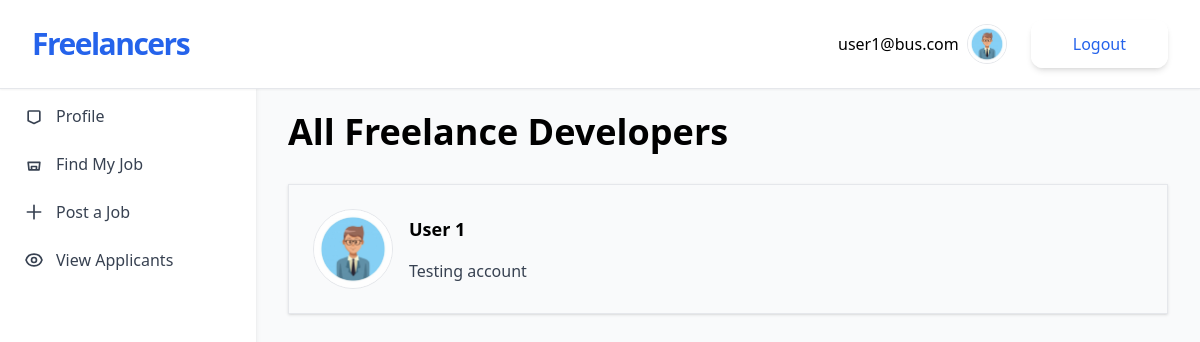
The app's page / (signed in) with its own data.
### accounts/models.py (models this page shows, shortened)
class CustomUser(AbstractUser):
    USER_TYPE_CHOICES = (
        ('freelancer', 'Freelancer'),
        ('business', 'Business'),
    )
    user_type = models.CharField(max_length=20, choices=USER_TYPE_CHOICES, null=True, blank=True)

### jobs/models.py (models this page shows, shortened)
class Business(models.Model):
    owner = models.OneToOneField(User, on_delete=models.CASCADE)
    profile_pic = models.ImageField(upload_to="'profiles/", blank=True)
    name = models.CharField(max_length=100)
    bio = models.TextField(blank=True)

class Freelancer(models.Model):
    owner = models.OneToOneField(User, on_delete=models.CASCADE)
    profile_pic = models.ImageField(upload_to="'profiles/", blank=True)
    name = models.CharField(max_length=100)
    tagline = models.CharField(max_length=255)
    bio = models.TextField(blank=True)
    website = models.URLField(blank=True)

### jobs/views.py (the view)
# urls.py: path('', FreelancerListView.as_view(), name='freelancer-list'),
class FreelancerListView(ListView):
    model = Freelancer

### jobs/templates/jobs/freelancer_list.html
{% extends 'jobs/_base.html' %}
{% block content %}
    <h1 class="text-4xl font-bold mb-8">All Freelance Developers</h1>
    <div class="shadow">
        {% for freelancer in object_list %}
        <a href="{% url 'freelancer-detail' freelancer.pk %}">
        <div class="p-6 border flex items-center">
            <div>
                {% if freelancer.profile_pic %}
                <img class="w-20 border rounded-full mr-4" src="{{ freelancer.profile_pic.url }}" alt="Profile pic">
                {% endif %}
            </div>
            <div>
                <p class="text-lg font-semibold">
                    {{freelancer.name}}
                </p>
                <p class="text-gray-700 pt-4">
                    {{freelancer.tagline}}
                </p>
            </div>
        </div>
        </a>
        {% endfor %}
    </div>
{% endblock content %}

### jobs/templates/jobs/_base.html (shortened to what this page needs)
<!DOCTYPE html>
<html lang="en">
<head>
    <script src="https://cdn.tailwindcss.com"></script>
</head>
<body class="bg-gray-50">
    <div class="flex flex-col p-5 md:items-center md:justify-between md:flex-row md:px-6 lg:px-8 border-b bg-white shadow-sm fixed top-0 left-0 right-0 z-10">
        <div class="flex flex-row items-center justify-between lg:justify-start">
            <a href="{% url 'freelancer-list' %}" class="text-3xl font-bold tracking-tighter text-blue-600 transition duration-500 ease-in-out transform tracking-relaxed lg:pr-8">
                Freelancers
            </a>
        </div>
        <nav class="flex-col items-center flex-grow hidden pb-4 md:pb-0 md:flex md:justify-end md:flex-row lg:pl-2">
            <div class="inline-flex items-center gap-2 list-none lg:ml-auto">
                {% if user.is_authenticated %}
                <p>{{ user.email }}</p>
                {% if user.business.profile_pic %}
                    <img class="w-10 border rounded-full mr-4" src="{{ user.business.profile_pic.url }}" alt="Profile pic">
                {% endif %}
                <form action="{% url 'account_logout' %}" method="POST">
                    <button type="submit" class="items-center block px-10 py-2.5 text-base font-medium text-center text-blue-600 transition duration-500 ease-in-out transform border-2 border-white shadow-md rounded-xl focus:outline-none focus:ring-2 focus:ring-offset-2 focus:ring-gray-500">
                        Logout
                    </button>
                </form>
                {% endif %}
            </div>
        </nav>
    </div>
    <div class="flex pt-20">
        <aside class="fixed top-20 left-0 w-64 bg-white shadow-md h-[calc(100vh-5rem)] p-6 z-5">
            <nav class="flex flex-col gap-6 text-gray-700">
                <a href="{% url 'profile' %}" class="flex items-center gap-3 hover:text-blue-600 font-medium">
                    <svg xmlns="http://www.w3.org/2000/svg" class="h-5 w-5" fill="none" viewBox="0 0 24 24" stroke="currentColor">
                        <path stroke-linecap="round" stroke-linejoin="round" stroke-width="2"
                            d="M5.121 17.804A1 1 0 015 17V7a1 1 0 011-1h12a1 1 0 011 1v10a1 1 0 01-.121.804L12 21l-6.879-3.196z"/>
                    </svg>
                    Profile
                </a>
                <a href="{% url 'job-list' %}" class="flex items-center gap-3 hover:text-blue-600 font-medium">
                    <svg xmlns="http://www.w3.org/2000/svg" class="h-5 w-5" fill="none" viewBox="0 0 24 24" stroke="currentColor">
                        <path stroke-linecap="round" stroke-linejoin="round" stroke-width="2"
                            d="M9 17v-2h6v2a2 2 0 01-2 2H11a2 2 0 01-2-2zM5 10h14l-1 9H6l-1-9z"/>
                    </svg>
                    Find My Job
                </a>
                {% if user.business %}
                    <a href="{% url 'post-jobs' %}" class="flex items-center gap-3 hover:text-blue-600 font-medium">
                        <svg xmlns="http://www.w3.org/2000/svg" class="h-5 w-5" fill="none" viewBox="0 0 24 24" stroke="currentColor">
                            <path stroke-linecap="round" stroke-linejoin="round" stroke-width="2" d="M12 4v16m8-8H4"/>
                        </svg>
                        Post a Job
                    </a>
                {% endif %}
                {% if user.business %}
                    <a href="{% url 'my-job-applicants' %}" class="flex items-center gap-3 hover:text-blue-600 font-medium">
                        View Applicants
                    </a>
                {% endif %}
            </nav>
        </aside>
        <div class="flex-1 ml-64 p-8">
            <div class="container">
                {% block content %}
                {% endblock content %}
            </div>
        </div>
    </div>
</body>
</html>

### records on screen
CustomUser: email "user1@bus.com", business.profile_pic (picture)
Freelancer: profile_pic (picture), name "User 1", tagline "Testing account"
